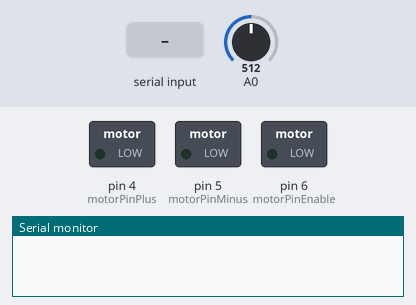
The sketch below on a simulated Arduino Uno, built with avr-gcc and run on an emulated ATmega328P. Shown: switched loads named in the sketch (green lamp = pin HIGH), the last lines printed to the serial monitor. The test bench sets the inputs (shaded band); at power-on: A0 = 512.

Above: at 1.2 s.
1.3 s: "90,45\n" received over Serial
At 2.0 s:
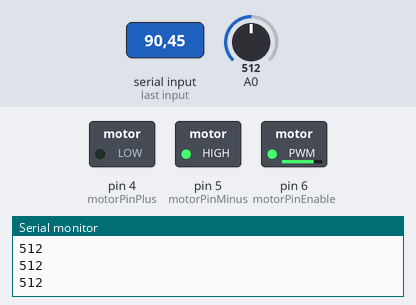
2.8 s: "H90\n" received over Serial
At 4.9 s:
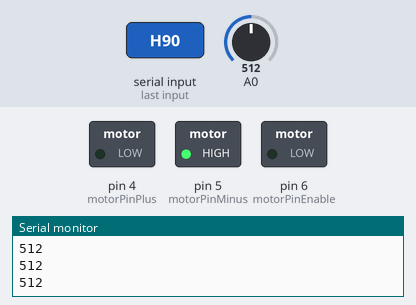
5.2 s: "H" received over Serial
At 7.7 s:
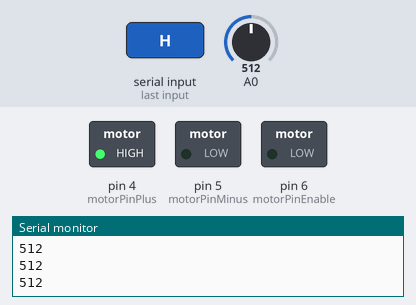
8.2 s: "H,45\n" received over Serial
At 10.4 s:
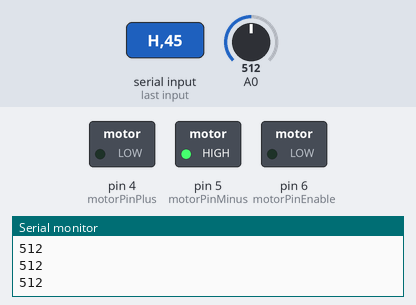
Timing chart, 0 to 11.7 s (numbered marks = the images above; inputs shaded):
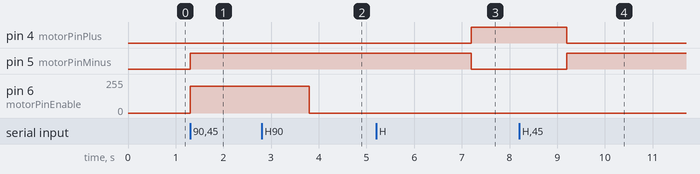

Measured:
- after the input at 1.3 s, pin 5 (motorPinMinus): LOW → HIGH at once; pin 6 (motorPinEnable): 0/255 → 200/255 at once
- after the input at 2.8 s, pin 6 (motorPinEnable): 200/255 → 0/255 after 1.0 s
- after the input at 5.2 s, pin 4 (motorPinPlus): LOW → HIGH after 2.0 s; pin 5 (motorPinMinus): HIGH → LOW after 2.0 s
- after the input at 8.2 s, pin 4 (motorPinPlus): HIGH → LOW after 1.0 s; pin 5 (motorPinMinus): LOW → HIGH after 1.0 s

The sketch:

motor_web.ino
```cpp
// Input
int input;

int motorPinPlus = 4;
int motorPinMinus = 5;
int motorPinEnable = 6;

int motorDir;
int motorSpeed;

const int NB_OF_VALUES = 2;
int valuesIndex = 0;
int values[NB_OF_VALUES];

// Setup of the board
void setup() {
    // Initialize pins
    pinMode(motorPinPlus, OUTPUT);
    pinMode(motorPinMinus, OUTPUT);
    pinMode(motorPinEnable, OUTPUT);

    // Initialize serial port
    Serial.begin(114000);

    motorDir = 1;
    motorSpeed = 200;
}

// Main loop
void loop() {

    if (Serial.available())
    {
        if (Serial.read() == 'H')
        {
            for(valuesIndex = 0; valuesIndex < NB_OF_VALUES; valuesIndex++)
            {
                values[valuesIndex] = Serial.parseInt();
            }

            motorDir = values[0];
            motorSpeed = values[1];

            valuesIndex = 0;
        }

        setMotor(motorDir, motorSpeed);

        Serial.println(String(analogRead(0)));

    }

}

// Function to control the motor
void setMotor(int forward, int speed){
    if (forward == 0){
        digitalWrite(motorPinPlus, HIGH);
        digitalWrite(motorPinMinus, LOW);
    }
    else {
        digitalWrite(motorPinPlus, LOW);
        digitalWrite(motorPinMinus, HIGH);
    }

    analogWrite(motorPinEnable, speed);
}
```
